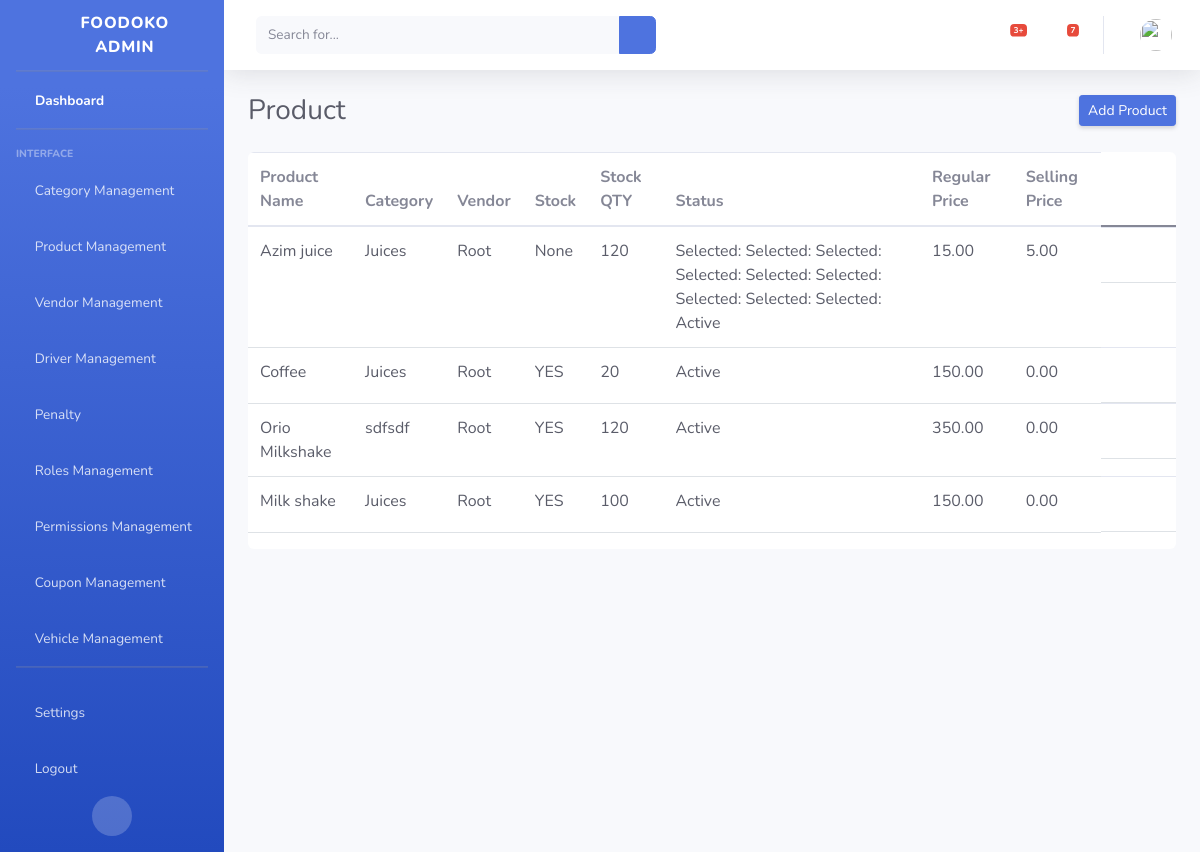
The page /adminpanel/products/ on the database as committed earlier.
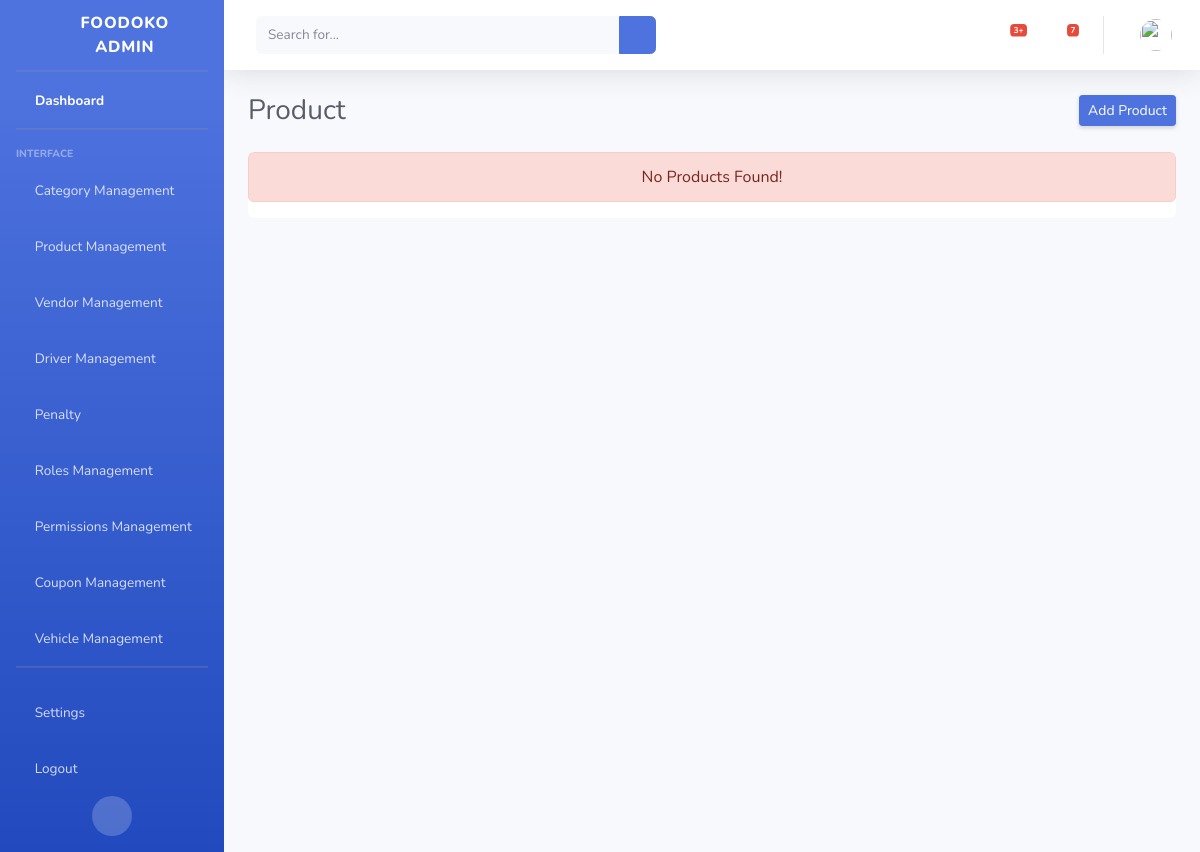
The same page on the database as committed later.
### vendorside/models.py (models this page shows, shortened)
class Product(models.Model):
    STATUS_CHOICE = (
        ("Active", "Active"),
        ("Deactive", "Deactive")
    )
    STOCK_STATUS = (
        ("Yes", "Yes"),
        ("No", "No")
    )
    title = models.CharField(max_length=255)
    product_image = models.ImageField(upload_to="images/")
    category = models.ForeignKey(Category, on_delete=models.CASCADE)
    vendor = models.ForeignKey(VendorProfile, on_delete=models.CASCADE)
    is_out_stock = models.CharField(max_length=255, null=True, blank=True, default="No")
    stock_qty = models.PositiveIntegerField(null=True, blank=True)
    status = models.CharField(max_length=255, choices=STATUS_CHOICE)
    regular_price = models.DecimalField(max_digits=10, decimal_places=2, default=0.00)
    sale_price = models.DecimalField(max_digits=10, decimal_places=2, default=0.00)
    is_popular = models.BooleanField(default=False)
    recently_viewed = models.BooleanField(default=False)
    recently_ordered = models.BooleanField(default=False)
    class Meta:
        ordering = ["-id"]
        verbose_name = "Product"

class Category(models.Model):
    title = models.CharField(max_length=255)
    vendor = models.ForeignKey(VendorProfile, on_delete=models.CASCADE)
    category_img = models.ImageField(upload_to="images/")
    class Meta:
        ordering = ["-id"]
        verbose_name = "Category"

### authentication/models.py (models this page shows)
class VendorProfile(models.Model):
    user = models.OneToOneField(User, on_delete=models.CASCADE)
    vendor_name = models.CharField(max_length=255)
    shop_name = models.CharField(max_length=255, unique=True)
    shop_logo = models.ImageField(upload_to="images/")
    contact_number = models.CharField(max_length=255)
    address = models.TextField(null=True)
    total_sale = models.DecimalField(decimal_places=2, max_digits=19, default=0.00)
    class Meta:
        ordering = ["-id"]
        verbose_name = "Vendor Profile"
    def __str__(self):
        return self.vendor_name

### Dashboard/views.py (the view)
# urls.py: path("products/", ProductView.as_view(), name="productView"),
class ProductView(View):
    template_name = "product/products.html"
    def get(self, request):
        products = Product.objects.all()
        args = {
            "products": products,
        }
        return render(request, self.template_name, args)

### Dashboard/templates/product/products.html (shortened to what this page needs)
{% load static %}
{% include 'base.html' %}
<body id="page-top">
    <div id="wrapper">
        {% include 'admin-sidebar.html' %}
        <div id="content-wrapper" class="d-flex flex-column">
            <div id="content">
               {% include 'admin-nav.html' %}
                <div class="container-fluid">
                    <div class="d-sm-flex align-items-center justify-content-between mb-4">
                        <h1 class="h3 mb-0 text-gray-800">Product</h1>
                        <a href="{% url 'addProduct' %}" class="d-none d-sm-inline-block btn btn-sm btn-primary shadow-sm">Add Product</a>
                    </div>
                    <div class="main____dept____table table-responsive">
                      {% if products %}
                        <table class="table">
                          <thead class="table_____head">
                            <tr>
                              <th scope="col">Product Name</th>
                              <th scope="col">Category</th>
                              <th scope="col">Vendor</th>
                              <th scope="col">Stock</th>
                              <th scope="col">Stock QTY</th>
                              <th scope="col">Status</th>
                              <th scope="col">Regular Price</th>
                              <th scope="col">Selling Price</th>
                            </tr>
                          </thead>
                          <tbody class="catgory__table">
                            {% for p in products %}
                            <tr>
                              <td class="category__data"><a href="#" class="w-100 d-flex text-dark category__name">{{p.title}}</a></td>
                              <td class="category__data"><a href="#" class="w-100 d-flex text-dark category__name">{{ p.category.title }}</a></td>
                              <td class="category__data"><a href="#" class="w-100 d-flex text-dark category__name">{{ p.vendor }}</a></td>
                              <td class="category__data"><a href="#" class="w-100 d-flex text-dark category__name">{{ p.is_out_stock }}</a></td>
                              <td class="category__data"><a href="#" class="w-100 d-flex text-dark category__name">{{ p.stock_qty }}</a></td>
                              <td class="category__data"><a href="#" class="w-100 d-flex text-dark category__name">{{ p.status }}</a></td>
                              <td class="category__data"><a href="#" class="w-100 d-flex text-dark category__name">{{ p.regular_price }}</a></td>
                              <td class="category__data"><a href="#" class="w-100 d-flex text-dark category__name">
                                {% if p.sale_price %}
                                {{ p.sale_price }}
                                {% else %} 0.00 {% endif %}
                              </a></td>
                              <td class="d-flex align-items-center">
                                <form method="POST" action="">
                                  <button class="border-0 bg-white" type="submit"><i class="fas fa-times-circle cross____icon"></i></button>
                                </form>
                                <a href="{% url 'editProduct' p.id %}"><i class="fas fa-edit cross____icon"></i></a>
                              </td>
                            </tr>
                            {% endfor %}
                          </tbody>
                        </table>
                        {% else %}
                            <div class="alert alert-danger text-center" role="alert">
                              No Products Found!
                            </div>
                            {% endif %}
                      </div>
                </div>
            </div>
        </div>
    </div>
</body>

Rows that differ between the two databases and show on the page:
removed Product: title "Azim juice", category "Juices", vendor "Root", is_out_stock "None", stock_qty "120", status "Selected: Selected: Selected: Selected: Selected: Selected: Selected: Selected: Selected: Active", regular_price "15.00", sale_price "5.00"
removed Product: title "Coffee", category "Juices", vendor "Root", is_out_stock "YES", stock_qty "20", status "Active", regular_price "150.00", sale_price "0.00"
removed Product: title "Orio Milkshake", category "sdfsdf", vendor "Root", is_out_stock "YES", stock_qty "120", status "Active", regular_price "350.00", sale_price "0.00"
removed Product: title "Milk shake", category "Juices", vendor "Root", is_out_stock "YES", stock_qty "100", status "Active", regular_price "150.00", sale_price "0.00"
Other text that changed with them:
text no longer shown: "Product Name Category Vendor Stock Stock QTY Status Regular Price Selling Price"
text now shown: "No Products Found!"
